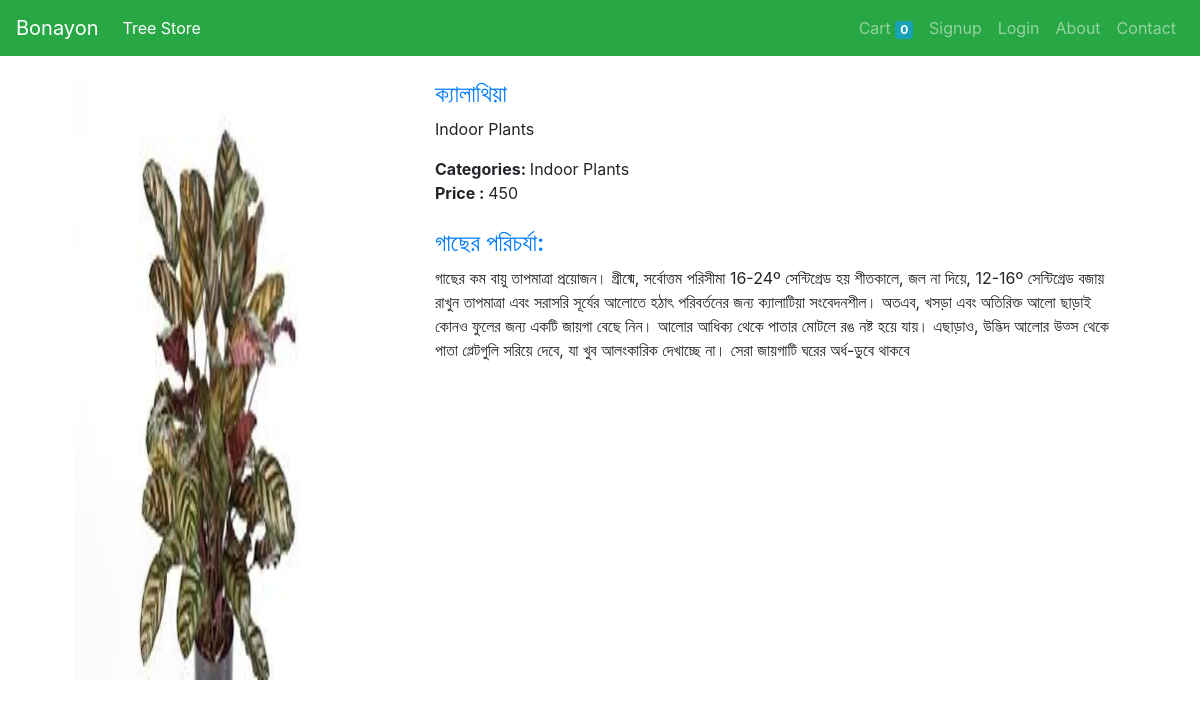
The page /store/41 on the database its author committed.
### store/models/product.py (models this page shows, shortened)
class Product(models.Model):
    name = models.CharField(max_length=50)
    price = models.IntegerField(default=0)
    category = models.ForeignKey(Category, on_delete=models.CASCADE, default=1)
    description = models.CharField(max_length=200, default='' , null=True , blank=True)
    image = models.ImageField(upload_to='uploads/products/')

class Product_Details(models.Model):
    product = models.OneToOneField(Product,on_delete=models.CASCADE)
    details = models.TextField()
    uses = models.TextField(null=True,default="empty")

### store/models/category.py (models this page shows, shortened)
class Category(models.Model):
    name = models.CharField(max_length=20)
    def __str__(self):
        return self.name

### store/views/home.py (the view)
# urls.py: path('store/<int:pk>', Details , name='details'),
def Details(request,pk):
    product = Product.objects.get(id=pk)
    details = Product_Details.objects.get(product=product)
    return render(request,'details.html',{'product' : product,'details':details})

### store/templates/details.html
{% extends 'base.html' %}
{% block content %}
{% load cart %}
{% load custom_filter %}
<div class="container bootdey">
    <div class="col-md-12">
        <br/>
    <section class="panel">
          <div class="panel-body">
              <div class="col-md-4"  style="float: left;">
                  <div class="pro-img-details">
                        <img style="width: 300px; height: 600px;" src="{{ product.image.url }}" alt="">
                    </div>
              </div>
              <div class="col-md-8" style="float: left;">
                    <h4 class="pro-d-title">
                        <a href="#" class="">
                            {{ product.name }}
                        </a>
                    </h4>
                  <p>{{ product.category }}</p>
                  <div class="product_meta">
                      <span class="posted_in"> <strong>Categories: </strong> {{ product.category }}</span>
                  </div>
                  <div class="m-bot15"> <strong>Price : </strong> <span class="amount-old">{{ product.price }}</span></div>
                  <br/>
                  <h4 class="pro-d-title">
                    <a href="#" class="">
                       গাছের  পরিচর্যা:
                    </a>
                </h4>
                <p>{{ details.details }}</p>
              </div>
          </div>
      </section>
      </div>
      </div>
{% endblock %}

### rows shown on the page
Product: image (picture), name "ক্যালাথিয়া", category "Indoor Plants", price "450"
Product_Details: details "গাছের কম বায়ু তাপমাত্রা প্রয়োজন। গ্রীষ্মে, সর্বোত্তম পরিসীমা 16-24º সেন্টিগ্রেড হয় শীতকালে, জল না দিয়ে, 12-16º সেন্টিগ্রেড বজায় রাখুন তাপমাত্রা এবং সরাসরি সূর্যের আলোতে হঠাৎ পরিবর্তনের জন্য ক্যালাটিয়া সংবেদনশীল। অতএব, খসড়া এবং অতিরিক্ত আলো ছাড়াই কোনও ফুলের জন্য একটি জায়গা বেছে নিন। আলোর আধিক্য থেকে পাতার মোটলে রঙ নষ্ট হয়ে যায়। এছাড়াও, উদ্ভিদ আলোর উত্স থেকে পাতা প্লেটগুলি সরিয়ে দেবে, যা খুব আলংকারিক দেখাচ্ছে না। সেরা জায়গাটি ঘরের অর্ধ-ডুবে থাকবে"

### other values the page prints
{{ request.session.cart.keys|length }} "0"
